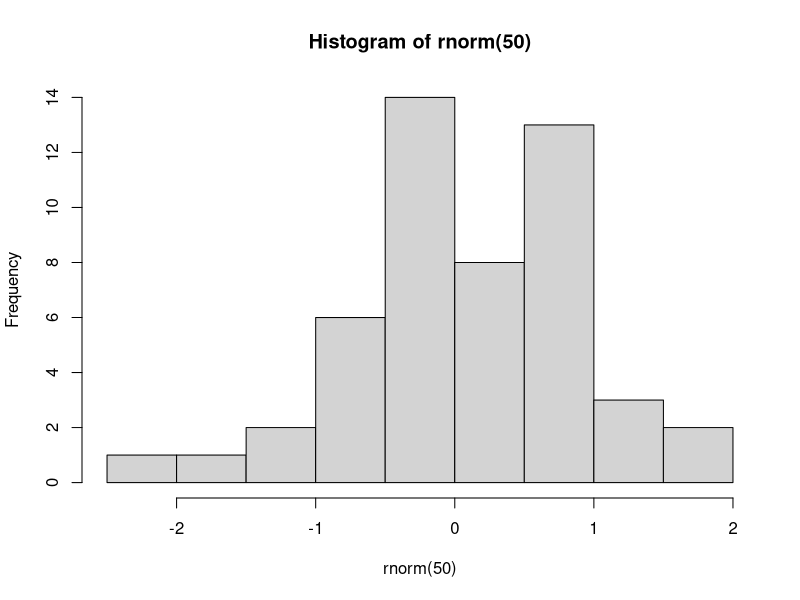

Write the R code that produced this figure.
## ---- chunk 1
knitr::opts_chunk$set(
  out.width = "100%",
  echo = TRUE
)
library(tidyverse)
set.seed(1)
## ---- chunk 2
hist(rnorm(50))
## ---- chunk 3
library(tidyverse)

fave_animals <- tibble(
  "Favourite animal" = sample(
    c("Dogs", "Cats", "Fish"),
    size = 50,
    replace = TRUE
  )
)
fave_animals %>% 
  head %>% 
  knitr::kable()
## ---- chunk 4

  
